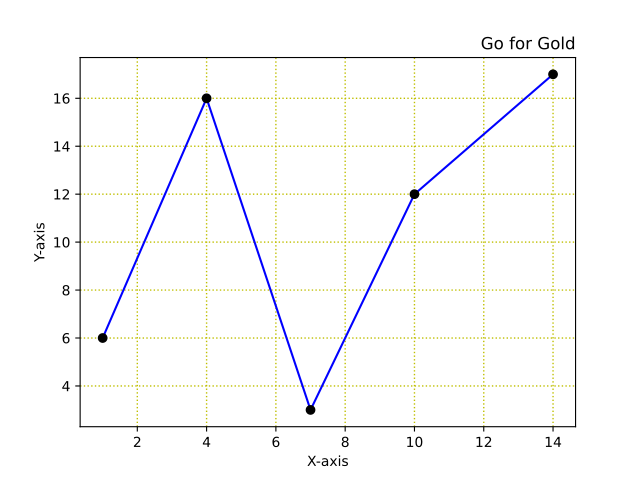

Recreate this plot in Python.
import matplotlib.pyplot as plt
import numpy as np


#   ***** Plotting with Labels*****

# plt.xlabel() --> to title x axis  |  plt.ylabel() -->> to title y axis  || plt.title() --> title of the graph
# fontdict --> font  | fontsize --> size of font
# loc --> position of the title  left,right,


xpoints = [1,4,7,10,14]
ypoints = [6,16,3,12,17]

plt.plot(xpoints,ypoints,marker = 'o' , mfc = 'k', mec = 'k' , color = 'b')

plt.title("Go for Gold",loc = 'right')
plt.xlabel("X-axis", fontsize = '10')
plt.ylabel("Y-axis")
# plt.show()



#    **** Grid lines ****

# plt.grid() for grid lines


# plt.grid(axis='x')
plt.grid(axis='both', color = 'y' , ls = ':' , lw = '1')

plt.show()
